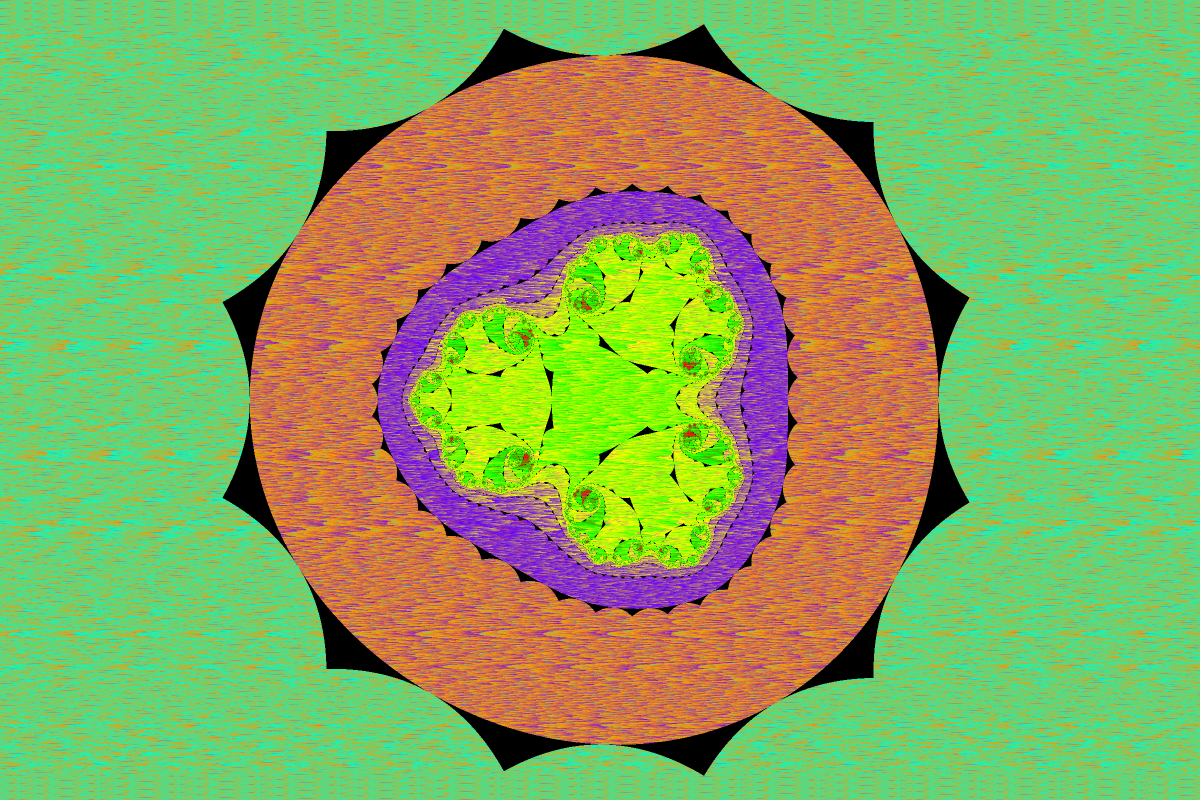
#> input picture image_processors/biomorph_20251006_082331_2x.png, 2400 x 1600 px (shown at 1/2 size)
$ python PCA_color_reduction_RGB_only.py
#> lines starting #> are read from the running program, lines starting #| are printed output that depends on the picture; long printed decimals are rounded
#https://30fps.net/notebooks/pcacolors/
#License (MIT)
#Copyright (c) 2024 Pekka Väänänen
#Permission is hereby granted, free of charge, to any person obtaining a copy of this software and associated documentation files (the "Software"), to deal in the Software without restriction, including without limitation the rights to use, copy, modify, merge, publish, distribute, sublicense, and/or sell copies of the Software, and to permit persons to whom the Software is furnished to do so, subject to the following conditions:
#The above copyright notice and this permission notice shall be included in all copies or substantial portions of the Software.
#THE SOFTWARE IS PROVIDED "AS IS", WITHOUT WARRANTY OF ANY KIND, EXPRESS OR IMPLIED, INCLUDING BUT NOT LIMITED TO THE WARRANTIES OF MERCHANTABILITY, FITNESS FOR A PARTICULAR PURPOSE AND NONINFRINGEMENT. IN NO EVENT SHALL THE AUTHORS OR COPYRIGHT HOLDERS BE LIABLE FOR ANY CLAIM, DAMAGES OR OTHER LIABILITY, WHETHER IN AN ACTION OF CONTRACT, TORT OR OTHERWISE, ARISING FROM, OUT OF OR IN CONNECTION WITH THE SOFTWARE OR THE USE OR OTHER DEALINGS IN THE SOFTWARE.

"""
RGB Channel Pair Reduction Demo with GUI File Selection

This program demonstrates how different RGB channel pairs (RG, RB, GB) can be used to
reduce color dimensionality compared to PCA-determined components. Here's what it does:

1. FILE SELECTION: Opens a GUI dialog to let the user select any image file
2. IMAGE PROCESSING: Loads and converts the image to RGB format, resizes if needed
3. CHANNEL PAIR ANALYSIS: Tests three specific channel combinations:
   - RG (Red-Green): Drops the Blue channel
   - RB (Red-Blue): Drops the Green channel
   - GB (Green-Blue): Drops the Red channel
4. RECONSTRUCTION: Reconstructs images using only the selected channel pairs
5. COMPARISON VISUALIZATION: Creates displays showing:
   - Original image
   - Reconstructions using RG, RB, and GB pairs
   - Error analysis for each channel pair
   - Channel pair distributions in 2D space

This approach differs from PCA by using fixed channel combinations rather than
mathematically optimal principal components. It's useful for:
- Understanding the contribution of individual color channels
- Comparing manual channel selection vs PCA optimization
- Educational demonstration of color space relationships
- Analysis of which channels are most important for specific images
"""

from PIL import Image
import numpy as np
from sklearn.decomposition import PCA
import matplotlib.pyplot as plt
import tkinter as tk
from tkinter import filedialog, messagebox
import os

def select_image_file():
    """
    Open a file dialog to let the user select an image file
    Returns the selected file path or None if cancelled
    """
    # Create a root window (but don't show it)
    root = tk.Tk()
    root.withdraw()  # Hide the main window

    # Define supported image file types
    filetypes = [
        ("Image files", "*.jpg *.jpeg *.png *.bmp *.tiff *.tif *.gif *.webp"),
        ("JPEG files", "*.jpg *.jpeg"),
        ("PNG files", "*.png"),
        ("All files", "*.*")
    ]

    # Open file dialog
    file_path = filedialog.askopenfilename(
        title="Select an image file for PCA color reduction",
        filetypes=filetypes
    )
#> the answer given: ../biomorph_20251006_082331_2x.png

    root.destroy()  # Clean up the root window
    return file_path

def load_and_process_image(file_path):
    """
    Load and process the selected image
    Returns processed image data or None if error
    """
#> called with file_path = '../biomorph_20251006_082331_2x.png'
    try:
        # Load image with PIL
        image = Image.open(file_path)
#> image is the input picture: PIL image 2400x1600 RGB; mean R, G, B 133.5, 171.7, 96

        # Convert to RGB if necessary (handles RGBA, grayscale, etc.)
        if image.mode != 'RGB':
            image = image.convert('RGB')

        # Get original size for display
        original_size = image.size
#> original_size = (2400, 1600)

        # Resize for processing (but not too small for very small images)
        max_dimension = max(image.size)
#> max_dimension = 2400
        if max_dimension > 400:
            # Scale down large images for faster processing
            scale_factor = 400 / max_dimension
#> scale_factor = 0.167
            new_size = (int(image.size[0] * scale_factor), int(image.size[1] * scale_factor))
#> new_size = (400, 266)
            image = image.resize(new_size, Image.Resampling.LANCZOS)
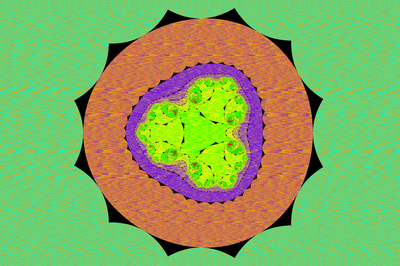
#> image: PIL image 400x266 RGB; mean R, G, B 133.6, 171.7, 96.1

        print(f"Processing image: {os.path.basename(file_path)}")
        print(f"Original size: {original_size}")
#| Original size: (2400, 1600)
        print(f"Processing size: {image.size}")
#| Processing size: (400, 266)

        # Convert to numpy array and normalize
        image_data = np.array(image) / 255.0

        return image_data, os.path.basename(file_path)

    except Exception as e:
        messagebox.showerror("Error", f"Failed to load image: {str(e)}")
        return None, None

# Get image file from user
print("PCA Color Reduction Demo")
print("Please select an image file to process...")

file_path = select_image_file()

if not file_path:
    print("No file selected. Exiting.")
    exit()

# Load and process the selected image
image_data, filename = load_and_process_image(file_path)
#> filename = 'biomorph_20251006_082331_2x.png'

if image_data is None:
    print("Failed to load image. Exiting.")
    exit()

flattened_image_data = image_data.reshape(-1, 3)

# Define the three channel pairs to test
channel_pairs = {
    'RG': ([0, 1], 'Red-Green'),  # Red and Green channels
    'RB': ([0, 2], 'Red-Blue'),   # Red and Blue channels
    'GB': ([1, 2], 'Green-Blue')  # Green and Blue channels
}

# Store results for each channel pair
results = {}

print(f"\nAnalyzing channel pairs for {filename}:")
#| Analyzing channel pairs for biomorph_20251006_082331_2x.png:
print("=" * 50)

for pair_name, (channels, full_name) in channel_pairs.items():
    print(f"Processing {pair_name} ({full_name})...")

    # Extract only the selected channels
    two_channel_data = flattened_image_data[:, channels]

    # Create reconstruction by setting missing channel to average of the two selected channels
    reconstructed_flat = np.zeros_like(flattened_image_data)
    reconstructed_flat[:, channels] = two_channel_data

    # For the missing channel, use the average of the two selected channels
    missing_channel = [ch for ch in [0, 1, 2] if ch not in channels][0]
    reconstructed_flat[:, missing_channel] = np.mean(two_channel_data, axis=1)

    # Reshape back to image dimensions
    reconstruction = reconstructed_flat.reshape(image_data.shape)

    # Calculate reconstruction error
    error = np.mean(np.abs(image_data - reconstruction))
    mse_error = np.mean((image_data - reconstruction) ** 2)

    # Store results
    results[pair_name] = {
        'data': two_channel_data,
        'reconstruction': reconstruction,
        'error_l1': error,
        'error_mse': mse_error,
        'channels': channels,
        'full_name': full_name,
        'colors': [tuple(flattened_image_data[i]) for i in range(flattened_image_data.shape[0])]
    }

    print(f"  L1 Error: {error:.6f}")
    print(f"  MSE Error: {mse_error:.6f}")
#> this loop made 3 passes
#> (error, mse_error) on passes 1 to 3: (0.0858, 0.0337), (0.102, 0.0411), (0.0838, 0.029)
#|   L1 Error: 0.08583
#|   MSE Error: 0.03367
#|   L1 Error: 0.1024
#|   MSE Error: 0.04112
#|   L1 Error: 0.08383
#|   MSE Error: 0.02896
#> after the loop, results = 3 items

# Find the best performing channel pair
best_pair = min(results.keys(), key=lambda k: results[k]['error_l1'])
#> best_pair = 'GB'
print(f"\nBest performing pair: {best_pair} ({results[best_pair]['full_name']}) with L1 error: {results[best_pair]['error_l1']:.6f}")
#| Best performing pair: GB (Green-Blue) with L1 error: 0.08383

# Create comprehensive visualization with larger plots
fig = plt.figure(figsize=(16, 10))

# Create a 2x4 grid for better organization (removing distribution plots)
gs = fig.add_gridspec(2, 4, hspace=0.25, wspace=0.25)

# Original image (top left)
ax_orig = fig.add_subplot(gs[0, 0])
ax_orig.imshow(image_data)
ax_orig.set_title("Original Image", fontsize=14, fontweight='bold')
ax_orig.axis('off')

# Channel pair reconstructions (top row)
for i, (pair_name, result) in enumerate(results.items()):
    ax = fig.add_subplot(gs[0, i+1])
    ax.imshow(result['reconstruction'].clip(0, 1))
    ax.set_title(f"{pair_name} Reconstruction\nL1 Error: {result['error_l1']:.4f}",
                fontsize=12, fontweight='bold' if pair_name == best_pair else 'normal')
    ax.axis('off')
#> this loop made 3 passes
#> pair_name on passes 1 to 3: 'RG', 'RB', 'GB'

# Error maps (second row)
ax_orig_label = fig.add_subplot(gs[1, 0])
ax_orig_label.text(0.5, 0.5, 'Error Maps →', ha='center', va='center',
                  fontsize=16, fontweight='bold', transform=ax_orig_label.transAxes)
ax_orig_label.axis('off')

for i, (pair_name, result) in enumerate(results.items()):
    ax = fig.add_subplot(gs[1, i+1])
    error_map = np.mean(np.abs(image_data - result['reconstruction']), axis=2)
    im = ax.imshow(error_map, cmap='hot')
    ax.set_title(f"{pair_name} Error Map\nMax Error: {error_map.max():.3f}",
                fontsize=12, fontweight='bold' if pair_name == best_pair else 'normal')
    ax.axis('off')
    plt.colorbar(im, ax=ax, fraction=0.046, pad=0.04)
#> this loop made 3 passes
#> pass 1, `error_map = np.mean(np.abs(image_data - result['reconstruction']), axi..`:
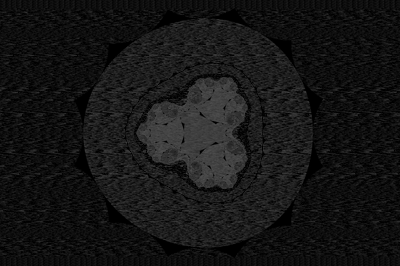
#> error_map: shape (266, 400) float64; min 0, max 0.321, mean 0.0858
#> pass 2, `error_map = np.mean(np.abs(image_data - result['reconstruction']), axi..`:
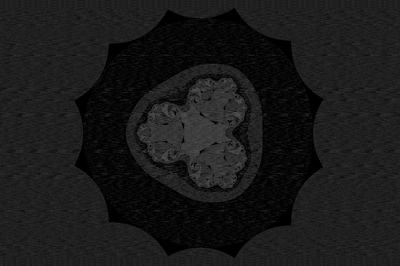
#> error_map: shape (266, 400) float64; min 0, max 0.316, mean 0.102
#> pass 3, `error_map = np.mean(np.abs(image_data - result['reconstruction']), axi..`:
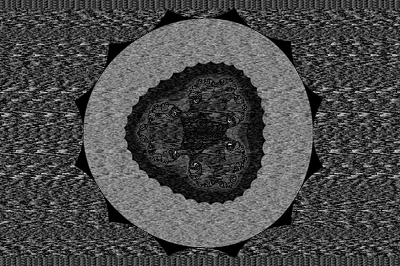
#> error_map: shape (266, 400) float64; min 0, max 0.287, mean 0.0838; drawn with min black and max white

# Overall title
plt.suptitle(f"RGB Channel Pair Analysis: {filename}", fontsize=18, fontweight='bold')

plt.show()
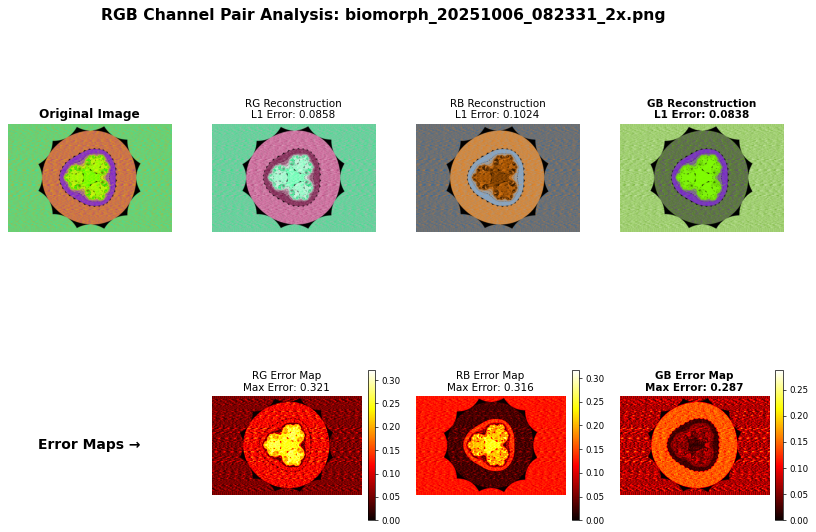
#> figure drawn by matplotlib, 10 panels

# Print detailed analysis
print(f"\n" + "="*60)
print("DETAILED CHANNEL PAIR ANALYSIS")
print("="*60)
print(f"Image: {filename}")
#| Image: biomorph_20251006_082331_2x.png
print(f"Processing size: {image_data.shape[:2]}")
#| Processing size: (266, 400)
print(f"Total pixels: {flattened_image_data.shape[0]:,}")
#| Total pixels: 106,400

print(f"\nChannel Pair Performance:")
print(f"{'Pair':<4} {'Channels':<12} {'L1 Error':<12} {'MSE Error':<12} {'Ranking'}")
print("-" * 55)

# Sort by L1 error for ranking
sorted_pairs = sorted(results.items(), key=lambda x: x[1]['error_l1'])
#> sorted_pairs = 3 items
for rank, (pair_name, result) in enumerate(sorted_pairs, 1):
    channels_str = f"{['R','G','B'][result['channels'][0]]}{['R','G','B'][result['channels'][1]]}"
    star = " ⭐" if rank == 1 else ""
    print(f"{pair_name:<4} {channels_str:<12} {result['error_l1']:<12.6f} {result['error_mse']:<12.6f} #{rank}{star}")
#> this loop made 3 passes
#| GB   GB           0.08383     0.02896     #1 ⭐
#| RG   RG           0.08583     0.03367     #2
#| RB   RB           0.1024     0.04112     #3

print(f"\nAnalysis Summary:")
print(f"• Best pair: {best_pair} ({results[best_pair]['full_name']})")
#| • Best pair: GB (Green-Blue)
print(f"• Lowest error: {results[best_pair]['error_l1']:.6f}")
#| • Lowest error: 0.08383
print(f"• This suggests {results[best_pair]['full_name'].lower()} channels contain the most visual information for this image")
#| • This suggests green-blue channels contain the most visual information for this image

# Calculate channel importance
channel_errors = {'Red': [], 'Green': [], 'Blue': []}
for pair_name, result in results.items():
    # Channels present in this pair have "contributed" to its performance
    for ch_idx in result['channels']:
        channel_names = ['Red', 'Green', 'Blue']
        channel_errors[channel_names[ch_idx]].append(result['error_l1'])

print(f"\nChannel Importance Analysis:")
for color in ['Red', 'Green', 'Blue']:
    avg_error = np.mean(channel_errors[color])
    print(f"• {color} channel average error when present: {avg_error:.6f}")

print(f"\nNote: Lower error indicates the channel pair better preserves the original image information.")
